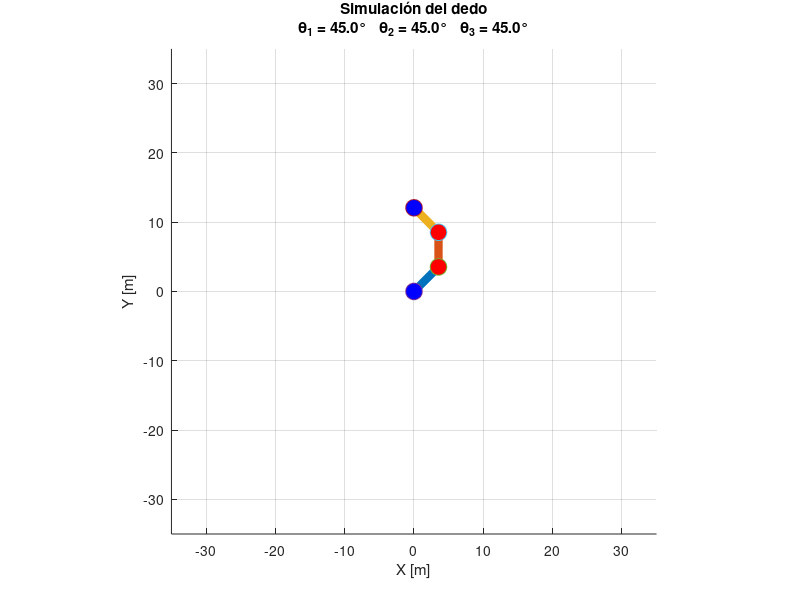

Recreate this plot in MATLAB.
clc;
clear;
close all;

% Entrada de longitudes de los eslabones
L1 = input('Introduce la longitud del primer eslabon [m]: ');
L2 = input('Introduce la longitud del 2do eslabon [m]: ');
L3 = input('Introduce la longitud del tercer [m]: ');

% Ángulos fijados a 45 grados cada uno
theta1 = 45;
theta2 = 45;
theta3 = 45;

figure('Name','Simulación de un dedo','NumberTitle','off');
grid on;
axis equal;
hold on;

limite = L1 + L2 + L3 + 20;
xlim([-limite limite]);
ylim([-limite limite]);
xlabel('Posición X [m]');
ylabel('Posición Y [m]');
title('Movimiento de un dedo');

pasos = 100;
for i = 1:pasos
    ang1 = theta1 * i / pasos;
    ang2 = theta2 * i / pasos;
    ang3 = theta3 * i / pasos;
    
    % Convertir a radianes
    t1 = deg2rad(ang1);
    t2 = deg2rad(ang2);
    t3 = deg2rad(ang3);
    
    x0 = 0;
    y0 = 0;
    x1 = L1*cos(t1);
    y1 = L1*sin(t1);
    x2 = x1 + L2*cos(t1+t2);
    y2 = y1 + L2*sin(t1+t2);
    x3 = x2 + L3*cos(t1+t2+t3);
    y3 = y2 + L3*sin(t1+t2+t3);
    
    cla;
    plot([x0 x1], [y0 y1],'LineWidth',6);
    hold on;
    plot([x1 x2], [y1 y2], 'LineWidth',6);
    plot([x2 x3], [y2 y3], 'LineWidth',6);
    
    plot(x0,y0,'o','MarkerSize',12,'MarkerFaceColor','blue');
    plot(x1,y1,'o','MarkerSize',12,'MarkerFaceColor','red');
    plot(x2,y2,'o','MarkerSize',12,'MarkerFaceColor','r');
    plot(x3,y3,'o','MarkerSize',12,'MarkerFaceColor','b');
    
    title(sprintf(['Simulación del dedo\n','\\theta_1 = %.1f°   \\theta_2 = %.1f°   \\theta_3 = %.1f°'], ang1, ang2, ang3));
    xlabel('X [m]');
    ylabel('Y [m]');
    grid on;
    axis equal;
    xlim([-limite limite]);
    ylim([-limite limite]);
    drawnow;
    pause(0.03);
end
